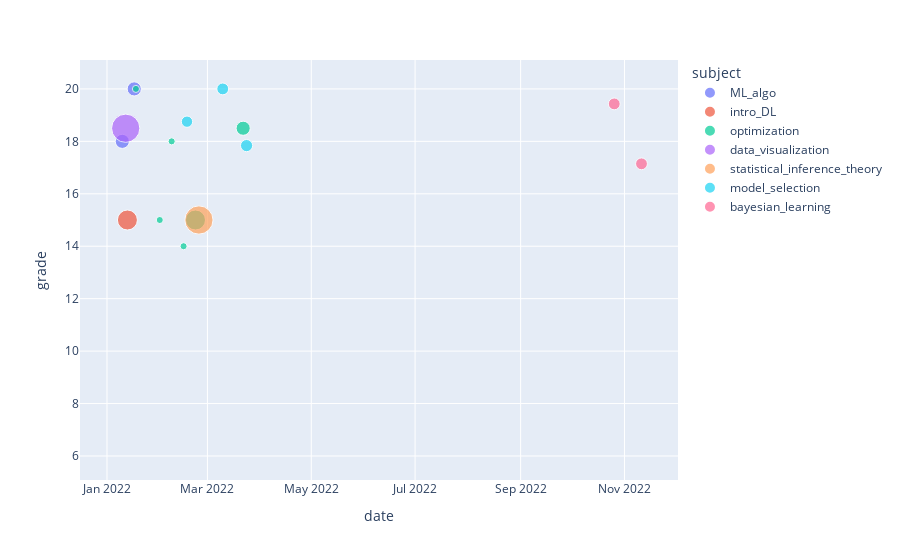

This figure's notebook cell:
### Code cell
px.scatter(
    data_frame=df,
    x="date",
    y="grade",
    color="subject",
    size="coeff",
)

### Figure 1 — Plotly figure (JSON) as saved in the notebook; plotly's stock layout.template omitted (floating-point values rounded to 4 significant figures)
{"data": [{"hovertemplate": "subject=ML_algo<br>date=%{x}<br>grade=%{y}<br>coeff=%{marker.size}<extra></extra>", "legendgroup": "ML_algo", "marker": {"color": "#636efa", "size": [0.25, 0.25], "sizemode": "area", "sizeref": 0.0025, "symbol": "circle"}, "mode": "markers", "name": "ML_algo", "orientation": "v", "showlegend": true, "type": "scatter", "x": ["2022-01-10T00:00:00", "2022-01-17T00:00:00"], "xaxis": "x", "y": [18, 20], "yaxis": "y"}, {"hovertemplate": "subject=intro_DL<br>date=%{x}<br>grade=%{y}<br>coeff=%{marker.size}<extra></extra>", "legendgroup": "intro_DL", "marker": {"color": "#EF553B", "size": [0.5], "sizemode": "area", "sizeref": 0.0025, "symbol": "circle"}, "mode": "markers", "name": "intro_DL", "orientation": "v", "showlegend": true, "type": "scatter", "x": ["2022-01-13T00:00:00"], "xaxis": "x", "y": [15], "yaxis": "y"}, {"hovertemplate": "subject=optimization<br>date=%{x}<br>grade=%{y}<br>coeff=%{marker.size}<extra></extra>", "legendgroup": "optimization", "marker": {"color": "#00cc96", "size": [0.0625, 0, 0.0625, 0.0625, 0.0625, 0.5, 0.25], "sizemode": "area", "sizeref": 0.0025, "symbol": "circle"}, "mode": "markers", "name": "optimization", "orientation": "v", "showlegend": true, "type": "scatter", "x": ["2022-01-18T00:00:00", "2022-01-25T00:00:00", "2022-02-01T00:00:00", "2022-02-08T00:00:00", "2022-02-15T00:00:00", "2022-02-22T00:00:00", "2022-03-22T00:00:00"], "xaxis": "x", "y": [20, 6, 15, 18, 14, 15, 18.5], "yaxis": "y"}, {"hovertemplate": "subject=data_visualization<br>date=%{x}<br>grade=%{y}<br>coeff=%{marker.size}<extra></extra>", "legendgroup": "data_visualization", "marker": {"color": "#ab63fa", "size": [1], "sizemode": "area", "sizeref": 0.0025, "symbol": "circle"}, "mode": "markers", "name": "data_visualization", "orientation": "v", "showlegend": true, "type": "scatter", "x": ["2022-01-12T00:00:00"], "xaxis": "x", "y": [18.5], "yaxis": "y"}, {"hovertemplate": "subject=statistical_inference_theory<br>date=%{x}<br>grade=%{y}<br>coeff=%{marker.size}<extra></extra>", "legendgroup": "statistical_inference_theory", "marker": {"color": "#FFA15A", "size": [1], "sizemode": "area", "sizeref": 0.0025, "symbol": "circle"}, "mode": "markers", "name": "statistical_inference_theory", "orientation": "v", "showlegend": true, "type": "scatter", "x": ["2022-02-24T00:00:00"], "xaxis": "x", "y": [15], "yaxis": "y"}, {"hovertemplate": "subject=model_selection<br>date=%{x}<br>grade=%{y}<br>coeff=%{marker.size}<extra></extra>", "legendgroup": "model_selection", "marker": {"color": "#19d3f3", "size": [0.16, 0.175, 0.185], "sizemode": "area", "sizeref": 0.0025, "symbol": "circle"}, "mode": "markers", "name": "model_selection", "orientation": "v", "showlegend": true, "type": "scatter", "x": ["2022-02-17T00:00:00", "2022-03-10T00:00:00", "2022-03-24T00:00:00"], "xaxis": "x", "y": [18.75, 20, 17.84], "yaxis": "y"}, {"hovertemplate": "subject=bayesian_learning<br>date=%{x}<br>grade=%{y}<br>coeff=%{marker.size}<extra></extra>", "legendgroup": "bayesian_learning", "marker": {"color": "#FF6692", "size": [0.175, 0.175], "sizemode": "area", "sizeref": 0.0025, "symbol": "circle"}, "mode": "markers", "name": "bayesian_learning", "orientation": "v", "showlegend": true, "type": "scatter", "x": ["2022-10-26T00:00:00", "2022-11-11T00:00:00"], "xaxis": "x", "y": [19.43, 17.14], "yaxis": "y"}], "layout": {"legend": {"itemsizing": "constant", "title": {"text": "subject"}, "tracegroupgap": 0}, "margin": {"t": 60}, "xaxis": {"anchor": "y", "domain": [0, 1], "title": {"text": "date"}}, "yaxis": {"anchor": "x", "domain": [0, 1], "title": {"text": "grade"}}}}
